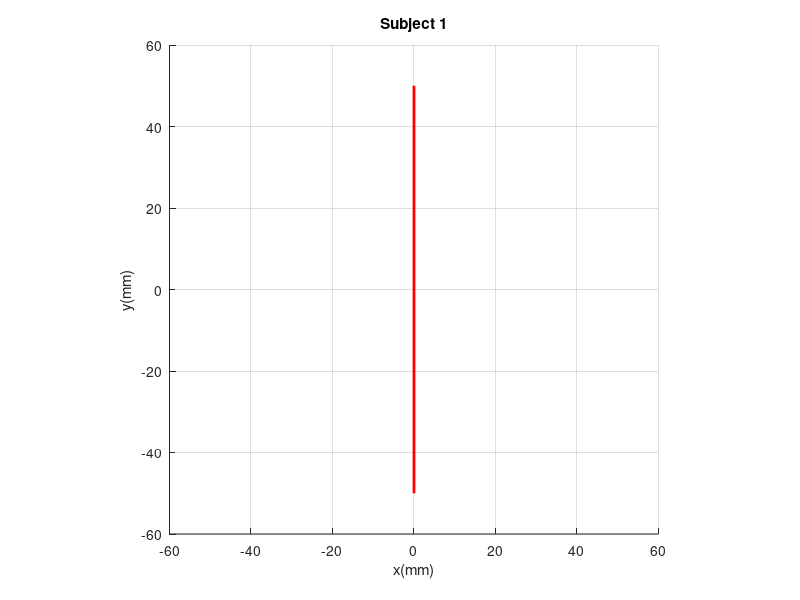

Here is the MATLAB script that generated this plot: (Note: this script raises an error after producing the figure.)
% Cargar todas las variables del archivo DataHorizontal.mat
data = load('DataVertical.mat');

% Crear una estructura para almacenar cada tabla en un formato iterativo
DataStruct = struct();

% Iterar sobre cada variable cargada y almacenarla en la estructura
variableNames = fieldnames(data); % Obtener los nombres de las variables
for i = 1:numel(variableNames)
    DataStruct.(variableNames{i}) = data.(variableNames{i});
end


% Parámetros del círculo
radio = 0.05*1000;
theta = linspace(0, 2*pi, 100); % Ángulo para el círculo

% Coordenadas del círculo
x_circle = radio * cos(theta);
y_circle = radio * sin(theta);
legends{1} = ['Reference'];
% Crear la figura
figure;
hold on;
axis equal;
xlabel('x(mm)');
ylabel('y(mm)');
title('Subject 1');

% Dibujar el círculo
%plot(x_circle, y_circle, 'k'); % Círculo en color negro

% Dibujar la cruz dentro del círculo
%line([-radio, radio], [0, 0], 'Color', 'r', 'LineWidth', 2); % Línea horizontal
line([0, 0], [-radio, radio], 'Color', 'r', 'LineWidth', 2); % Línea vertical con mayor grosor


% Configuración de los ejes
xlim([-radio*1.2, radio*1.2]);
ylim([-radio*1.2, radio*1.2]);
grid on;



% Ejemplo de cómo iterar sobre cada conjunto de datos en DataStruct
for i = 1:numel(variableNames)
    currentData = DataStruct.(variableNames{i});
    disp(['Procesando: ' variableNames{i}]);
    
    
    % Aquí puedes realizar operaciones sobre cada conjunto de datos
    x = currentData.x - 0.55;  % Ejemplo: ajustando x
    y = currentData.y - 0.1;   % Ejemplo: ajustando y
    
    x = x/1.8*1000;
    y = y/2.5*1000;
    % Crear el plot de x contra y
    plot(y, x)
    
    
    % Cálculo de indicadores estadísticos
    MSE = mean(y.^2); 
    media = mean(y);
    maxi = max(y);
    mini = min(y);
    tiempo = max(currentData.timestamp)*2 - min(currentData.timestamp)*2


    disp(['  MSE para ', variableNames{i}, ': ', num2str(MSE)]);
    disp(['  Mediana para ', variableNames{i}, ': ', num2str(media)]);
    disp(['  MAX para ', variableNames{i}, ': ', num2str(maxi)]);
    disp(['  MIN para ', variableNames{i}, ': ', num2str(mini)]);
    disp(['  TIME para ', variableNames{i}, ': ', num2str(tiempo)]);

    legends{i+1} = ['Trial ', num2str(i)];
end
% Agregar todas las leyendas al final del bucle
legend(legends);  % Mostrar todas las leyendas juntas
hold off;  % Terminar de apilar gráficos

saveas(gcf, 'Vertical_plot.png');  % Guarda como archivo PNG
